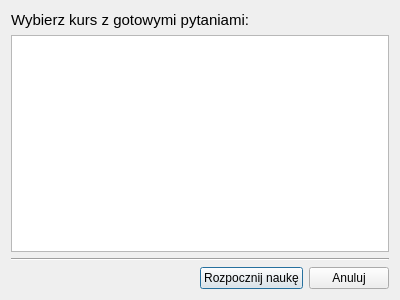
<?xml version="1.0" encoding="UTF-8"?>
<ui version="4.0">
 <class>StartCourseDialog</class>
 <widget class="QDialog" name="StartCourseDialog">
  <property name="geometry">
   <rect>
    <x>0</x>
    <y>0</y>
    <width>400</width>
    <height>300</height>
   </rect>
  </property>
  <property name="windowTitle">
   <string>Dialog</string>
  </property>
  <layout class="QVBoxLayout" name="verticalLayout">
   <item>
    <widget class="QLabel" name="label">
     <property name="font">
      <font>
       <pointsize>11</pointsize>
      </font>
     </property>
     <property name="text">
      <string>Wybierz kurs z gotowymi pytaniami:</string>
     </property>
    </widget>
   </item>
   <item>
    <widget class="QListWidget" name="listWidget"/>
   </item>
   <item>
    <widget class="Line" name="line">
     <property name="orientation">
      <enum>Qt::Horizontal</enum>
     </property>
    </widget>
   </item>
   <item>
    <layout class="QHBoxLayout" name="horizontalLayout">
     <item>
      <spacer name="horizontalSpacer">
       <property name="orientation">
        <enum>Qt::Horizontal</enum>
       </property>
       <property name="sizeHint" stdset="0">
        <size>
         <width>40</width>
         <height>20</height>
        </size>
       </property>
      </spacer>
     </item>
     <item>
      <widget class="QPushButton" name="startCourseButton">
       <property name="text">
        <string>Rozpocznij naukę</string>
       </property>
      </widget>
     </item>
     <item>
      <widget class="QPushButton" name="cancelButton">
       <property name="text">
        <string>Anuluj</string>
       </property>
      </widget>
     </item>
    </layout>
   </item>
  </layout>
 </widget>
 <resources/>
 <connections>
  <connection>
   <sender>cancelButton</sender>
   <signal>clicked()</signal>
   <receiver>StartCourseDialog</receiver>
   <slot>reject()</slot>
   <hints>
    <hint type="sourcelabel">
     <x>328</x>
     <y>270</y>
    </hint>
    <hint type="destinationlabel">
     <x>69</x>
     <y>271</y>
    </hint>
   </hints>
  </connection>
 </connections>
</ui>
